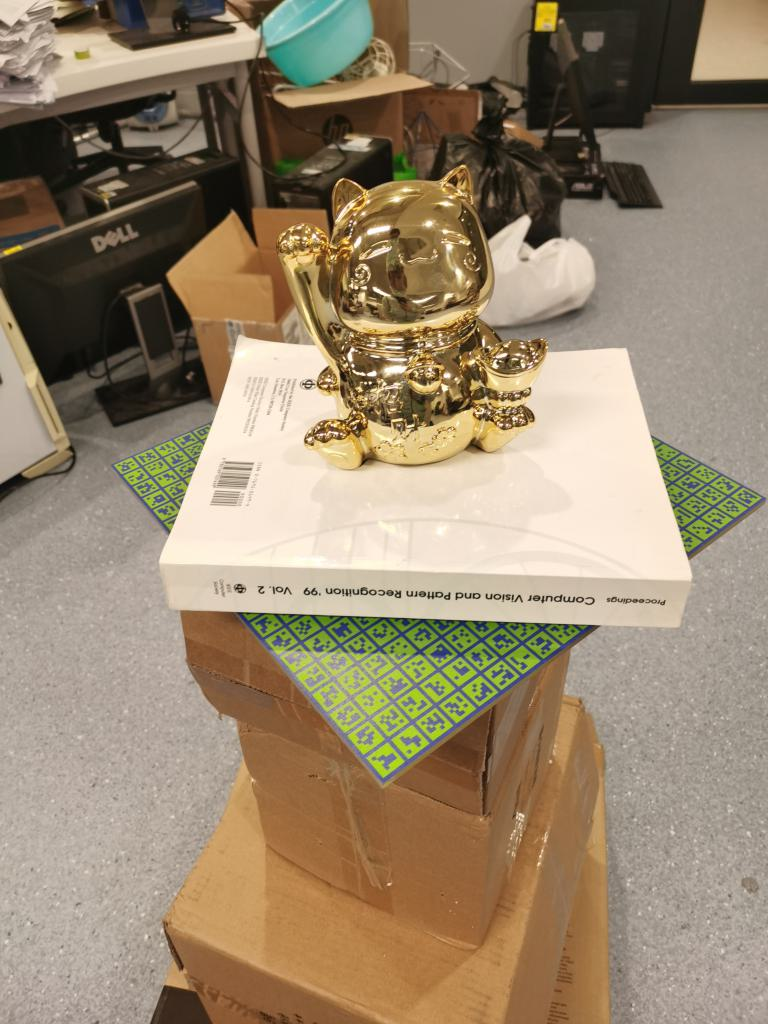
#> input picture 004.jpg, 768 x 1024 px
$ python click.py
#> lines starting #> are read from the running program, lines starting #| are printed output that depends on the picture
import matplotlib.pyplot as plt
import matplotlib.image as mpimg

def collect_clicks_on_image(img_path):
    """Show an image, return a list of (x, y) click positions in pixel coords."""
#> called with img_path = '004.jpg'
    img = mpimg.imread(img_path)
#> img is the input picture: shape (1024, 768, 3); mean R, G, B 151.7, 134.7, 110.5
    fig, ax = plt.subplots()
    ax.imshow(img)
    ax.set_title("Left-click to mark points. Press Enter to finish.")
    points = []

    # Drawn markers will be stored so we can update them
    scat = ax.scatter([], [], s=30, marker='x')

    def on_click(event):
        # Only register left clicks inside the axes image
        if event.inaxes != ax or event.button != 1:
            return
        x, y = event.xdata, event.ydata
        if x is None or y is None:
            return
        points.append((float(x), float(y)))
        # Update scatter with all points so far
        xs, ys = zip(*points)
        scat.set_offsets(list(zip(xs, ys)))
        fig.canvas.draw_idle()

    def on_key(event):
        if event.key == 'enter':
            plt.close(fig)

    cid_click = fig.canvas.mpl_connect('button_press_event', on_click)
    cid_key   = fig.canvas.mpl_connect('key_press_event', on_key)

    plt.show()
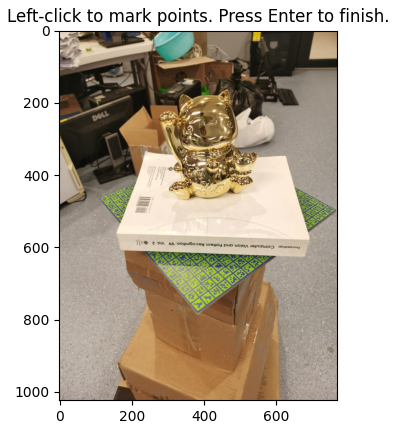
#> figure drawn by matplotlib, 1 panel

    # Clean up connections (good practice if you reuse the figure)
    fig.canvas.mpl_disconnect(cid_click)
    fig.canvas.mpl_disconnect(cid_key)
    return points

# Example:
if __name__ == "__main__":
    pts = collect_clicks_on_image("004.jpg")
    print("Clicked points (x, y):", pts)

$ run again, with 001.jpg copied over 004.jpg
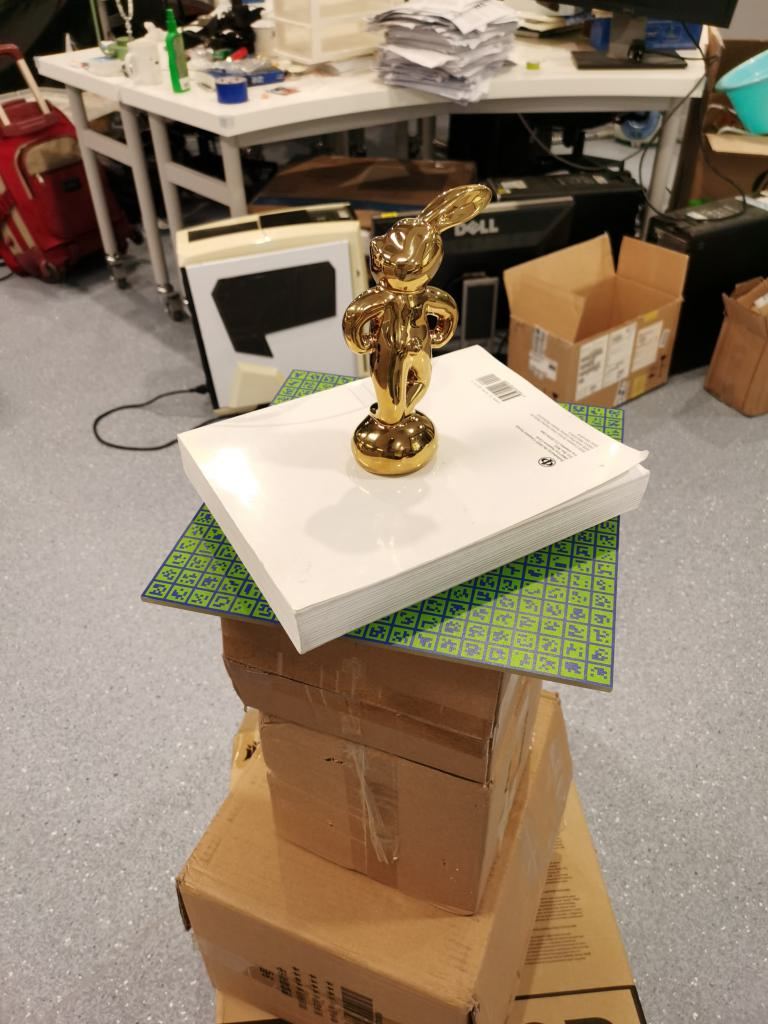
#> input picture 001.jpg, 768 x 1024 px
#> in collect_clicks_on_image, img is the input picture: shape (1024, 768, 3); mean R, G, B 148.5, 130.4, 109.8
#> in collect_clicks_on_image, `plt.show()`:
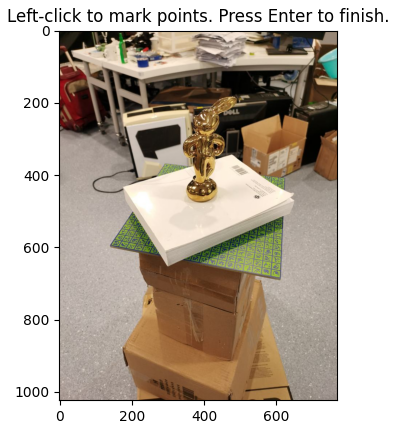
#> figure drawn by matplotlib, 1 panel
